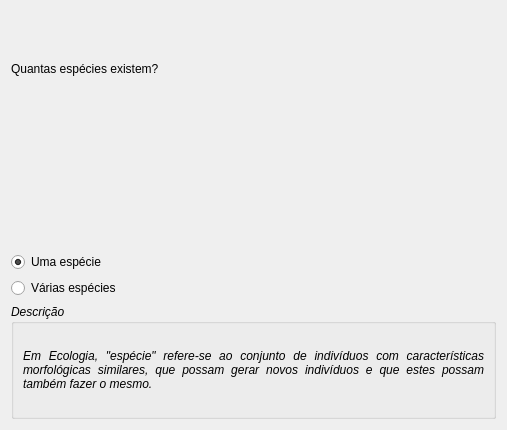
<?xml version="1.0" encoding="UTF-8"?>
<ui version="4.0">
 <class>WizardPage</class>
 <widget class="QWizardPage" name="WizardPage">
  <property name="geometry">
   <rect>
    <x>0</x>
    <y>0</y>
    <width>507</width>
    <height>430</height>
   </rect>
  </property>
  <property name="windowTitle">
   <string>WizardPage</string>
  </property>
  <layout class="QHBoxLayout" name="horizontalLayout_2">
   <item>
    <layout class="QVBoxLayout" name="verticalLayout_2">
     <item>
      <widget class="QLabel" name="label">
       <property name="text">
        <string>Quantas espécies existem?</string>
       </property>
      </widget>
     </item>
     <item>
      <widget class="QLabel" name="label_5">
       <property name="text">
        <string/>
       </property>
       <property name="pixmap">
        <pixmap>../Imagens/Imagens programa/ALiger.jpg</pixmap>
       </property>
      </widget>
     </item>
     <item>
      <layout class="QGridLayout" name="gridLayout">
       <item row="1" column="0">
        <widget class="QRadioButton" name="rbNespecies">
         <property name="text">
          <string>Várias espécies</string>
         </property>
        </widget>
       </item>
       <item row="0" column="0">
        <widget class="QRadioButton" name="rbUMAespecie">
         <property name="text">
          <string>Uma espécie</string>
         </property>
         <property name="checked">
          <bool>true</bool>
         </property>
        </widget>
       </item>
      </layout>
     </item>
     <item>
      <widget class="QGroupBox" name="groupBox">
       <property name="font">
        <font>
         <weight>50</weight>
         <italic>true</italic>
         <bold>false</bold>
        </font>
       </property>
       <property name="title">
        <string>Descrição</string>
       </property>
       <layout class="QHBoxLayout" name="horizontalLayout">
        <item>
         <widget class="QLabel" name="label_2">
          <property name="text">
           <string>Em Ecologia, &quot;espécie&quot; refere-se ao conjunto de indivíduos com características morfológicas similares, que possam gerar novos indivíduos e que estes possam também fazer o mesmo.</string>
          </property>
          <property name="alignment">
           <set>Qt::AlignJustify|Qt::AlignVCenter</set>
          </property>
          <property name="wordWrap">
           <bool>true</bool>
          </property>
         </widget>
        </item>
       </layout>
      </widget>
     </item>
    </layout>
   </item>
  </layout>
 </widget>
 <resources/>
 <connections/>
</ui>
